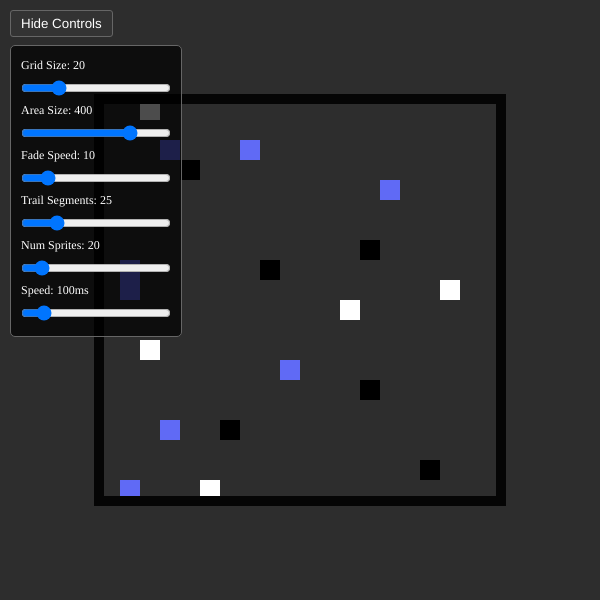
Frame 1 (no input)
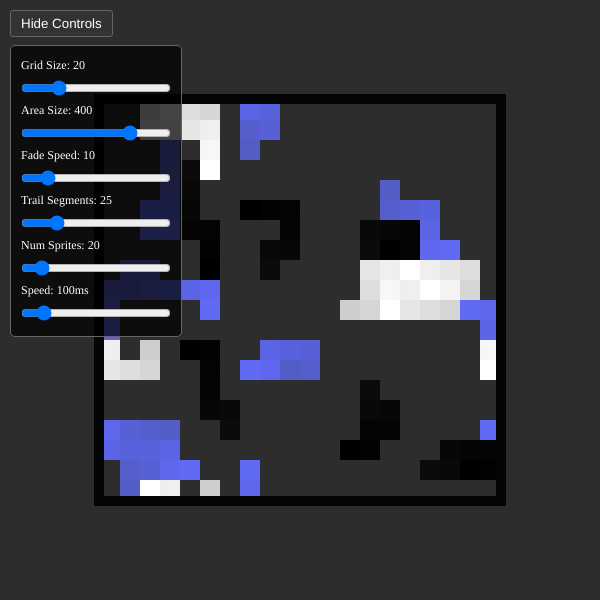
Frame 60 (no input)
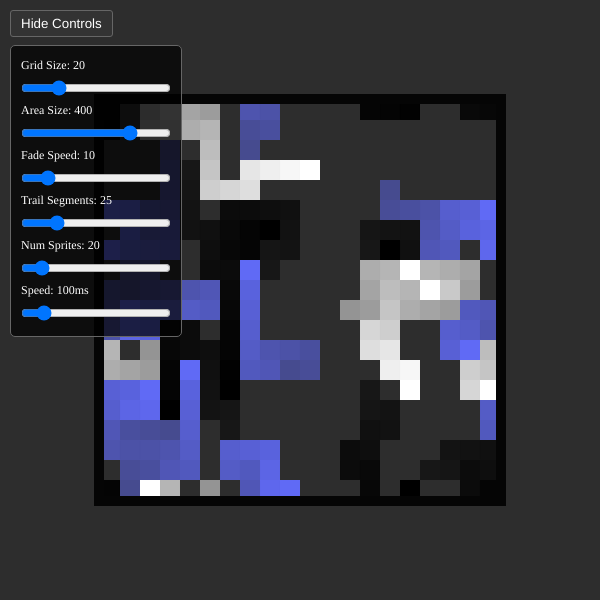
Frame 120 (the mouse pressed at the canvas centre since frame 60)

The p5.js sketch that drew these frames (run headless with seeded random() and noise() and a simulated clock; from frame 60 on, the mouse is pressed at the canvas centre):

// p5.js sketch
// ── sketch.js
/*
 * SPRITE TRAIL ANIMATION
 * Interactive sprite simulation with customizable parameters
 *
 * Features:
 * - Grid-based sprite movement with collision detection
 * - Fading trail effects
 * - Real-time parameter control via sliders
 * - Constraint area for focused simulation
 */

// =============================================================================
// SIMULATION PARAMETERS
// =============================================================================

// Grid System
let cellSize = 20; // Size of each grid cell in pixels
let occupancyGrid = []; // 2D array tracking cell occupancy

// Constraint Area (rectangular boundary for sprites)
let constraintAreaSize = 400; // Width and height of constraint area
let constraintAreaX = 0; // X position of constraint area
let constraintAreaY = 0; // Y position of constraint area
let targetGridCellCount = 20; // Target number of grid cells across constraint area

// Sprite Properties
let sprites = []; // Array of all sprite objects
let spriteCount = 20; // Number of active sprites
let trailSegments = 25; // Max number of trail segments per sprite (intuitive length)
let fadeSpeed = 10; // Alpha decrease per update (higher = faster fade)

// Animation Control
let updateInterval = 100; // Milliseconds between sprite updates
let spriteUpdateInterval; // Timer ID for sprite updates

// Visual Theme
let colorPalette = []; // Array of colors for sprites

// =============================================================================
// USER INTERFACE
// =============================================================================

// Slider Controls (actual sliders used in the UI)
let cellSizeSlider,
  constraintSizeSlider,
  fadeSpeedSlider,
  trailSegmentsSlider,
  spriteCountSlider,
  updateIntervalSlider;

// Slider Labels (for real-time value display)
let cellSizeLabel,
  constraintSizeLabel,
  fadeSpeedLabel,
  trailSegmentsLabel,
  spriteCountLabel,
  updateIntervalLabel;

// UI Container Elements
let controlPanel; // Container for all sliders
let toggleControlsButton; // Button to show/hide controls
let controlsVisible = true; // Current visibility state of controls

// =============================================================================
// MAIN PROGRAM FUNCTIONS
// =============================================================================

// =============================================================================
// INITIALIZATION FUNCTIONS
// =============================================================================

/**
 * Get valid grid sizes that divide evenly into both width and height
 * @returns {Array} Array of valid grid sizes
 */
function getValidGridSizes() {
  let validSizes = [];

  // Find all divisors of width and height
  for (let size = 4; size <= 80; size++) {
    if (width % size === 0 && height % size === 0) {
      validSizes.push(size);
    }
  }

  return validSizes;
}

/**
 * Find the closest valid grid size to a target value
 * @param {number} targetSize - The desired grid size
 * @returns {number} The closest valid grid size
 */
function getClosestValidGridSize(targetSize) {
  let validSizes = getValidGridSizes();
  let closest = validSizes[0];
  let minDiff = Math.abs(targetSize - closest);

  for (let size of validSizes) {
    let diff = Math.abs(targetSize - size);
    if (diff < minDiff) {
      minDiff = diff;
      closest = size;
    }
  }

  return closest;
}

/**
 * Center the constraint area on the canvas
 */
function centerConstraintArea() {
  let centerX = width / 2;
  let centerY = height / 2;
  constraintAreaX =
    Math.floor((centerX - constraintAreaSize / 2) / cellSize) * cellSize;
  constraintAreaY =
    Math.floor((centerY - constraintAreaSize / 2) / cellSize) * cellSize;
}

/**
 * Set up the constraint area in the center of the canvas
 */
function initializeConstraintArea() {
  // Calculate how many grid cells fit in the initial constraint area
  targetGridCellCount = Math.floor(constraintAreaSize / cellSize);

  // Ensure constraint area size aligns with grid
  constraintAreaSize = targetGridCellCount * cellSize;

  // Center the constraint area on canvas, aligned to grid
  let centerX = width / 2;
  let centerY = height / 2;
  constraintAreaX =
    Math.floor((centerX - constraintAreaSize / 2) / cellSize) * cellSize;
  constraintAreaY =
    Math.floor((centerY - constraintAreaSize / 2) / cellSize) * cellSize;
}

/**
 * Define the color palette for sprites
 */
function setupColorPalette() {
  colorPalette = [
    color(0, 0, 0), // Black
    color(240, 240, 240), // Light gray
    color(255, 255, 255), // White
    color(96, 106, 245), // Blue
  ];
}

function setup() {
  createCanvas(600, 600);

  // Calculate initial target grid cells based on starting values
  targetGridCellCount = Math.floor(constraintAreaSize / cellSize);

  // Ensure constraintAreaSize is aligned to cellSize
  constraintAreaSize = targetGridCellCount * cellSize;

  // Center the constraint area on the canvas, snapped to grid
  let centerX = width / 2;
  let centerY = height / 2;
  constraintAreaX =
    Math.floor((centerX - constraintAreaSize / 2) / cellSize) * cellSize;
  constraintAreaY =
    Math.floor((centerY - constraintAreaSize / 2) / cellSize) * cellSize;

  // noStroke();
  createSliders();

  // Set initial step values for sliders
  updateSliderRanges();

  colorPalette = [
    color(0, 0, 0), // black
    // color(80, 80, 80), // dark gray
    // color(240, 240, 240), // light gray
    color(255, 255, 255), // white
    color(96, 106, 245), // blue
  ];

  //initialise grid to track if the current cell is occupied
  initializeOccupancyGrid();

  // create Sprite objects
  createSprites(spriteCount, cellSize, colorPalette, trailSegments);

  // Apply current fade speed to initial sprites
  for (let sprite of sprites) {
    sprite.trailFadeStep = Math.max(1, Number(fadeSpeed));
  }

  // Start the sprite update interval
  startSpriteUpdateInterval();
}

function draw() {
  background(45);

  // Update variables from sliders
  updateVariablesFromSliders();
  // Draw grid first so sprites and trails render on top
  // renderGrid();
  // Then draw sprites and their trails
  for (let sprite of sprites) {
    sprite.checkEdges();
    sprite.show();
  }

  // Draw constraint rectangle last
  drawConstraintArea();
}

/**
 * Initialize the 2D grid that tracks cell occupancy
 * Each cell stores a number representing how many sprites/trails occupy it
 */
function initializeOccupancyGrid() {
  occupancyGrid = [];
  let totalColumns = Math.floor(width / cellSize);
  let totalRows = Math.floor(height / cellSize);

  for (let column = 0; column < totalColumns; column++) {
    occupancyGrid[column] = [];
    for (let row = 0; row < totalRows; row++) {
      occupancyGrid[column][row] = 0; // 0 = empty, >0 = occupied
    }
  }
}

/**
 * Create the specified number of sprites within the constraint area
 * @param {number} count - Number of sprites to create
 * @param {number} size - Size of each sprite (should match cellSize)
 * @param {Array} palette - Array of colors to choose from
 * @param {number} fadeSpeed - How quickly sprite trails fade
 */
function createSprites(count, size, palette, fadeSpeed) {
  sprites = []; // Clear any existing sprites

  for (let i = 0; i < count; i++) {
    // Calculate how many grid cells fit in the constraint area
    let maxColumns = Math.floor(constraintAreaSize / size);
    let maxRows = Math.floor(constraintAreaSize / size);

    // Pick a random cell within the constraint area
    let randomColumn = Math.floor(random(maxColumns));
    let randomRow = Math.floor(random(maxRows));

    // Convert grid coordinates to pixel coordinates
    let spriteX = constraintAreaX + randomColumn * size;
    let spriteY = constraintAreaY + randomRow * size;

    // Pick a random color from the palette
    let spriteColor = palette[Math.floor(random(palette.length))];

    // Create and add the new sprite
    let newSprite = new Sprite(spriteX, spriteY, size, spriteColor, fadeSpeed);
    sprites.push(newSprite);
  }
}

// =============================================================================
// RENDERING FUNCTIONS
// =============================================================================

/**
 * Render all sprites and handle edge wrapping
 */
function renderSprites() {
  for (let sprite of sprites) {
    sprite.checkEdges(); // Handle wrapping at constraint area boundaries
    sprite.show(); // Draw the sprite and its trail
  }
}

/**
 * Render the grid lines within the constraint area
 */
function renderGrid() {
  stroke(60, 80); // Black grid lines
  // noStroke();
  strokeWeight(1); // Thin lines
  fill(40);
  // noFill(); // No fill, just outlines

  // Draw vertical and horizontal grid lines within constraint area only
  for (
    let x = constraintAreaX;
    x < constraintAreaX + constraintAreaSize;
    x += cellSize
  ) {
    for (
      let y = constraintAreaY;
      y < constraintAreaY + constraintAreaSize;
      y += cellSize
    ) {
      rect(x, y, cellSize);
    }
  }
  // Border is drawn separately in drawConstraintArea()
}

/**
 * Render the constraint area boundary
 */
function renderConstraintArea() {
  let borderThickness = 5;

  stroke(0, 255); // Black border with full opacity
  strokeWeight(borderThickness); // Thick border
  noFill(); // No fill, just outline

  // Draw rectangle slightly larger to account for border thickness
  rect(
    constraintAreaX - borderThickness / 2,
    constraintAreaY - borderThickness / 2,
    constraintAreaSize + borderThickness,
    constraintAreaSize + borderThickness
  );
}
let sliderContainer;
let toggleButton;
let slidersVisible = true;
// =============================================================================
// USER INTERFACE CREATION
// =============================================================================

/**
 * Create all UI controls including the toggle button and sliders
 * Sets up a clean interface for adjusting all simulation parameters
 */
function createSliders() {
  // Create the main toggle button for showing/hiding controls
  createToggleButton();

  // Create the container that holds all sliders
  createSliderContainer();

  // Create all individual slider controls
  createAllSliderControls();
}

/**
 * Create the toggle button that shows/hides the control panel
 */
function createToggleButton() {
  toggleButton = createButton("Hide Controls");
  toggleButton.position(10, 10);
  toggleButton.style("background-color", "#333");
  toggleButton.style("color", "white");
  toggleButton.style("border", "1px solid #666");
  toggleButton.style("padding", "5px 10px");
  toggleButton.style("border-radius", "3px");
  toggleButton.style("cursor", "pointer");
  toggleButton.mousePressed(toggleSliders);
}

/**
 * Create the main container that holds all slider controls
 */
function createSliderContainer() {
  sliderContainer = createDiv();
  sliderContainer.position(10, 45); // Position below the toggle button
  sliderContainer.style("position", "absolute");
  sliderContainer.style("color", "white");
  sliderContainer.style("background-color", "rgba(0, 0, 0, 0.7)");
  sliderContainer.style("padding", "10px");
  sliderContainer.style("border-radius", "5px");
  sliderContainer.style("border", "1px solid #666");
}

function createAllSliderControls() {
  // Get valid grid sizes for the slider
  let validGridSizes = getValidGridSizes();
  let minGridSize = Math.min(...validGridSizes);
  let maxGridSize = Math.max(...validGridSizes);

  // Grid cell size slider - affects the resolution of movement (only valid divisors)
  {
    const { slider, label } = createSliderWithLabel(
      "cellSizeSlider",
      "cellSizeLabel",
      minGridSize,
      maxGridSize,
      cellSize,
      "Grid Size: "
    );
    cellSizeSlider = slider;
    cellSizeLabel = label;
  }

  // Constraint area size slider - size of the movement boundary
  {
    const { slider, label } = createSliderWithLabel(
      "constraintSizeSlider",
      "constraintSizeLabel",
      100,
      width / 1.2,
      constraintAreaSize,
      "Area Size: "
    );
    constraintSizeSlider = slider;
    constraintSizeLabel = label;
  }

  // Fade speed slider - how quickly trail segments fade per update (alpha step)
  {
    const { slider, label } = createSliderWithLabel(
      "fadeSpeedSlider",
      "fadeSpeedLabel",
      1,
      64,
      fadeSpeed,
      "Fade Speed: "
    );
    fadeSpeedSlider = slider;
    fadeSpeedLabel = label;
  }

  // Trail segments slider - intuitive trail "length" (max number of segments)
  {
    const { slider, label } = createSliderWithLabel(
      "trailSegmentsSlider",
      "trailSegmentsLabel",
      5,
      100,
      trailSegments,
      "Trail Segments: "
    );
    trailSegmentsSlider = slider;
    trailSegmentsLabel = label;
  }

  // Number of sprites slider - how many sprites are active
  {
    const { slider, label } = createSliderWithLabel(
      "spriteCountSlider",
      "spriteCountLabel",
      1,
      200,
      spriteCount,
      "Num Sprites: "
    );
    spriteCountSlider = slider;
    spriteCountLabel = label;
  }

  // Animation speed slider - interval between sprite updates
  {
    const { slider, label } = createSliderWithLabel(
      "updateIntervalSlider",
      "updateIntervalLabel",
      50,
      500,
      updateInterval,
      "Speed: ",
      1,
      "ms" // Unit suffix
    );
    updateIntervalSlider = slider;
    updateIntervalLabel = label;
  }
}

/**
 * Helper function to create a slider with its associated label
 * @param {string} sliderVarName - Variable name for the slider
 * @param {string} labelVarName - Variable name for the label
 * @param {number} minVal - Minimum slider value
 * @param {number} maxVal - Maximum slider value
 * @param {number} initialVal - Starting value
 * @param {string} labelPrefix - Text to show before the value
 * @param {number} stepSize - Step increment (default 1)
 * @param {string} unitSuffix - Text to show after the value (default empty)
 */
function createSliderWithLabel(
  sliderVarName,
  labelVarName,
  minVal,
  maxVal,
  initialVal,
  labelPrefix,
  stepSize = 1,
  unitSuffix = ""
) {
  // Create the slider element
  let slider = createSlider(minVal, maxVal, initialVal, stepSize);
  slider.style("width", "150px");
  slider.style("margin", "5px 0");

  // Create the label element
  let label = createDiv(labelPrefix + initialVal + unitSuffix);
  label.style("color", "white");
  label.style("font-size", "12px");
  label.style("margin", "2px 0");

  // Add both elements to the container
  sliderContainer.child(label);
  sliderContainer.child(slider);

  // Return created elements to be assigned explicitly by caller
  return { slider, label };
}

// =============================================================================
// PARAMETER UPDATE FUNCTIONS
// =============================================================================

/**
 * Update sprite properties when parameters change
 * Synchronizes all sprites with the current slider values
 */
// (Removed unused legacy updateVariables function)

/**
 * Check if any slider values have changed and update accordingly
 * Handles parameter changes that require system reinitialization
 */
function updateVariablesFromSliders() {
  let needsReset = false;

  // Check if grid parameters changed
  if (cellSize !== cellSizeSlider.value()) {
    // Ensure the grid size is valid (divides evenly into screen dimensions)
    let requestedSize = cellSizeSlider.value();
    let validSize = getClosestValidGridSize(requestedSize);

    // Update the slider to show the valid value
    cellSizeSlider.value(validSize);

    cellSize = validSize;

    // Snap the area size to the new grid size and recenter
    constraintAreaSize = Math.round(constraintAreaSize / cellSize) * cellSize;
    constraintSizeSlider.value(constraintAreaSize);

    // Always center the constraint area when grid size changes
    centerConstraintArea();

    // Recalculate target grid cells
    targetGridCellCount = Math.floor(constraintAreaSize / cellSize);

    needsReset = true;
  }

  if (constraintAreaSize !== constraintSizeSlider.value()) {
    let newSize = constraintSizeSlider.value();

    // Snap the area size to the nearest multiple of gridsize
    constraintAreaSize = Math.round(newSize / cellSize) * cellSize;

    // Update target grid cells based on the snapped gridRange
    targetGridCellCount = Math.floor(constraintAreaSize / cellSize);

    // Always center the constraint area when size changes
    centerConstraintArea();

    // Update the slider to reflect the snapped value
    constraintSizeSlider.value(constraintAreaSize);
    needsReset = true;
  }

  if (spriteCount !== spriteCountSlider.value()) {
    spriteCount = spriteCountSlider.value();
    needsReset = true;
  }

  // Update trail segments (intuitive length) for existing sprites
  if (trailSegments !== trailSegmentsSlider.value()) {
    trailSegments = trailSegmentsSlider.value();
    for (let sprite of sprites) {
      sprite.maxTrailSegments = Math.max(1, Math.floor(trailSegments));
    }
  }

  // Update fade speed for trails (alpha decrease per update)
  if (fadeSpeed !== fadeSpeedSlider.value()) {
    fadeSpeed = fadeSpeedSlider.value();
    for (let sprite of sprites) {
      sprite.trailFadeStep = Math.max(1, Number(fadeSpeed));
    }
  }

  // Update step interval
  if (updateInterval !== updateIntervalSlider.value()) {
    updateInterval = updateIntervalSlider.value();
    // Restart the interval with the new timing
    startSpriteUpdateInterval();
  }

  // Update all labels with current values
  updateLabels();

  // Reset sprites and grid if needed
  if (needsReset) {
    resetSimulation();
    updateSliderRanges();
  }
}

/**
 * Reset the entire simulation with new parameters
 * Clears sprites and reinitializes everything from scratch
 */
function resetSimulation() {
  // Clear existing sprites
  sprites = [];

  // Reinitialize grid
  initializeOccupancyGrid();

  // Create new sprites with updated parameters
  createSprites(spriteCount, cellSize, colorPalette, trailSegments);

  // Apply current fade speed to new sprites
  for (let sprite of sprites) {
    sprite.trailFadeStep = Math.max(1, Number(fadeSpeed));
  }
}

/**
 * Start the timer that updates sprites at regular intervals
 * Uses the current stepInterval value for timing
 */
function startSpriteUpdateInterval() {
  // Clear any existing interval
  if (spriteUpdateInterval) {
    clearInterval(spriteUpdateInterval);
  }

  // Start new interval with current stepInterval value
  spriteUpdateInterval = setInterval(() => {
    for (let sprite of sprites) {
      sprite.update();
    }
  }, updateInterval);
}

/**
 * Update the valid ranges for sliders when parameters change
 * Ensures sliders stay within valid bounds
 */
function updateSliderRanges() {
  // No need to update position sliders since they're removed
  // Area size slider can move freely and will snap to grid in the update function
}

/**
 * Update all slider labels to show current values
 * Called every frame to keep the UI synchronized
 */
function updateLabels() {
  // Update all slider labels with current values
  if (cellSizeLabel) {
    cellSizeLabel.html("Grid Size: " + cellSize);
  }
  if (constraintSizeLabel) {
    constraintSizeLabel.html("Area Size: " + constraintAreaSize);
  }
  if (fadeSpeedLabel) {
    fadeSpeedLabel.html("Fade Speed: " + fadeSpeed);
  }
  if (trailSegmentsLabel) {
    trailSegmentsLabel.html("Trail Segments: " + trailSegments);
  }
  if (spriteCountLabel) {
    spriteCountLabel.html("Num Sprites: " + spriteCount);
  }
  if (updateIntervalLabel) {
    updateIntervalLabel.html("Speed: " + updateInterval + "ms");
  }
}

/**
 * Toggle visibility of the slider controls
 * Switches between showing and hiding the control panel
 */
function toggleSliders() {
  if (sliderContainer.style("display") === "none") {
    sliderContainer.style("display", "block");
    toggleButton.html("Hide Controls");
  } else {
    sliderContainer.style("display", "none");
    toggleButton.html("Show Controls");
  }
}

/**
 * Draw the visual boundary of the constraint area
 * Shows players where sprites are confined to move
 */
function drawConstraintArea() {
  // Adaptive, softer border for better readability at small cells
  const borderThickness = Math.max(
    2,
    Math.min(4, Math.floor(cellSize / 10) || 2)
  );

  stroke(5, 255); // Light gray with a bit of transparency
  strokeWeight(10);
  noFill(); // Just the outline, no fill

  // Draw the boundary rectangle
  rect(
    constraintAreaX - borderThickness / 2,
    constraintAreaY - borderThickness / 2,
    constraintAreaSize + borderThickness,
    constraintAreaSize + borderThickness
  );
}

// ── Sprite.js
/**
 * Sprite Class - Represents a moving entity with trail effects
 *
 * This class handles sprite movement, collision detection with occupied grid cells,
 * trail rendering with fading effects, and constraint area boundary wrapping.
 *
 * Features:
 * - Grid-based movement and collision detection
 * - Visual trail with configurable fade speed
 * - Constraint area boundary wrapping
 * - Collision avoidance with other sprites and trail segments
 */
class Sprite {
  /**
   * Create a new sprite
   * @param {number} startX - Starting X position in pixels
   * @param {number} startY - Starting Y position in pixels
   * @param {number} spriteSize - Size of the sprite (should match grid cell size)
   * @param {Array} spriteColor - RGB color array [r, g, b]
   * @param {number} trailLength - How many trail segments to maintain
   */
  constructor(startX, startY, spriteSize, spriteColor, trailSegments) {
    // Sprite position and visual properties
    this.x = startX;
    this.y = startY;
    this.s = spriteSize; // Size (should match grid cell size)
    this.c = spriteColor; // Color as RGB array
    this.speed = this.s; // Movement speed (one grid cell per update)

    // Trail system properties
    this.trail = []; // Array of trail segments with fading alpha
    this.alpha = 255; // Current sprite opacity
    // Interpret incoming trailSegments as desired number of segments (more intuitive)
    this.maxTrailSegments = Math.max(1, Math.floor(trailSegments));
    // Fade step derived from segment count to keep a visible gradient
    this.trailFadeStep = Math.max(1, Math.floor(255 / this.maxTrailSegments));

    // Register this sprite's starting position in the grid
    this.registerCurrentCell();
  }

  /**
   * Handle sprite movement at constraint area boundaries
   * Implements wrapping behavior - sprites wrap to opposite side when hitting edges
   */
  checkEdges() {
    // Define the boundaries of the constraint area
    const constraintLeft = constraintAreaX;
    const constraintRight = constraintAreaX + constraintAreaSize - this.s;
    const constraintTop = constraintAreaY;
    const constraintBottom = constraintAreaY + constraintAreaSize - this.s;

    // Wrap horizontally when hitting left/right boundaries
    if (this.x > constraintRight) this.x = constraintLeft;
    if (this.x < constraintLeft) this.x = constraintRight;

    // Wrap vertically when hitting top/bottom boundaries
    if (this.y > constraintBottom) this.y = constraintTop;
    if (this.y < constraintTop) this.y = constraintBottom;
  }
  /**
   * Update sprite position and trail
   * This is called every frame by the sprite update interval
   *
   * Movement Logic:
   * 1. Get current grid coordinates
   * 2. Find next available empty cell (collision detection)
   * 3. Add current position to trail before moving
   * 4. Update grid occupancy (mark old cell empty, new cell occupied)
   * 5. Move to new position
   * 6. Fade existing trail segments
   */
  update() {
    // Convert pixel coordinates to grid coordinates within constraint area
    const currentGridPosition = this.getGridCoordsFromXY(this.x, this.y);
    const column = currentGridPosition.col;
    const row = currentGridPosition.row;

    // Attempt to find an empty neighboring cell to move to
    const nextEmptyCell = this.findNextEmptyCell(column, row);

    // If we found a valid cell to move to
    if (nextEmptyCell) {
      // Mark current cell as no longer occupied by sprite body first
      // Then add a trail segment so the cell remains occupied by the trail
      this.updateGridCell(column, row, -1);
      this.addTrailSegment(column, row);

      // Convert new grid coordinates back to pixel coordinates
      this.x = constraintAreaX + nextEmptyCell.col * this.s;
      this.y = constraintAreaY + nextEmptyCell.row * this.s;

      // Mark new cell as occupied by this sprite
      this.updateGridCell(nextEmptyCell.col, nextEmptyCell.row, 1);
    }

    // Fade all trail segments each frame
    this.fadeTrail();
  }
  /**
   * Render the sprite and its trail
   *
   * Trail Rendering:
   * - Each trail segment fades based on its alpha value
   * - Newer segments are more opaque, older segments more transparent
   * - Uses the sprite's color with varying alpha for trail effect
   *
   * Sprite Rendering:
   * - Renders as a solid rectangle at current position
   * - Uses full opacity for the main sprite body
   */
  show() {
    let segmentIndex = 0;

    // Render each trail segment with its current fade level
    for (let trailSegment of this.trail) {
      // Set color with fading alpha based on trail segment age
      fill(
        this.c.levels[0], // Red component
        this.c.levels[1], // Green component
        this.c.levels[2], // Blue component
        trailSegment.a // Alpha (transparency) - fades over time
      );
      noStroke(); // No outline for trail segments

      // Draw the trail segment as a rectangle
      rect(trailSegment.x, trailSegment.y, this.s, this.s);
      segmentIndex++;
    }

    // Render the main sprite body with full opacity
    fill(this.c.levels[0], this.c.levels[1], this.c.levels[2], this.alpha);
    noStroke();
    rect(this.x, this.y, this.s, this.s);
  }

  /**
   * Convert pixel coordinates to grid coordinates within the constraint area
   *
   * This function handles coordinate conversion from world space to grid space,
   * accounting for the constraint area offset and wrapping behavior.
   *
   * @param {number} x - X coordinate in pixels
   * @param {number} y - Y coordinate in pixels
   * @returns {Object} Grid coordinates {col, row} within constraint area
   */
  getGridCoordsFromXY(x, y) {
    // Calculate how many grid cells fit in the constraint area
    const constraintColumns = Math.floor(constraintAreaSize / this.s);
    const constraintRows = Math.floor(constraintAreaSize / this.s);

    // Convert world coordinates to constraint-area-relative coordinates
    const relativeX = x - constraintAreaX;
    const relativeY = y - constraintAreaY;

    // Handle wrapping within the constraint area boundaries
    const wrappedX =
      ((relativeX % constraintAreaSize) + constraintAreaSize) %
      constraintAreaSize;
    const wrappedY =
      ((relativeY % constraintAreaSize) + constraintAreaSize) %
      constraintAreaSize;

    // Convert to grid cell coordinates and clamp to valid range
    const column = Math.max(
      0,
      Math.min(constraintColumns - 1, Math.floor(wrappedX / this.s))
    );
    const row = Math.max(
      0,
      Math.min(constraintRows - 1, Math.floor(wrappedY / this.s))
    );

    return { col: column, row: row };
  }

  /**
   * Register this sprite's current position in the grid occupancy system
   * Called during sprite initialization to mark starting cell as occupied
   */
  registerCurrentCell() {
    const currentPosition = this.getGridCoordsFromXY(this.x, this.y);
    this.updateGridCell(currentPosition.col, currentPosition.row, 1);
  }

  /**
   * Update grid cell occupancy count
   *
   * This function manages the grid occupancy system that tracks how many
   * sprites/trail segments occupy each cell for collision detection.
   *
   * @param {number} col - Grid column within constraint area
   * @param {number} row - Grid row within constraint area
   * @param {number} delta - Change in occupancy (+1 to occupy, -1 to free)
   */
  updateGridCell(col, row, delta) {
    // Calculate constraint area dimensions in grid cells
    const constraintColumns = Math.floor(constraintAreaSize / this.s);
    const constraintRows = Math.floor(constraintAreaSize / this.s);

    // Validate coordinates are within constraint area bounds
    if (
      col < 0 ||
      col >= constraintColumns ||
      row < 0 ||
      row >= constraintRows
    ) {
      return; // Invalid coordinates, do nothing
    }

    // Convert constraint-relative coordinates to global grid coordinates
    const globalColumn = Math.floor(constraintAreaX / this.s) + col;
    const globalRow = Math.floor(constraintAreaY / this.s) + row;

    // Validate global grid coordinates and update occupancy count
    if (
      !occupancyGrid[globalColumn] ||
      typeof occupancyGrid[globalColumn][globalRow] !== "number"
    ) {
      return; // Invalid global coordinates, do nothing
    }

    // Update the occupancy count for this cell (ensure it doesn't go below 0)
    occupancyGrid[globalColumn][globalRow] = Math.max(
      0,
      occupancyGrid[globalColumn][globalRow] + delta
    );
  }

  isCellEmpty(col, row) {
    // Check bounds within the constraint area
    const constraintCols = Math.floor(constraintAreaSize / this.s);
    const constraintRows = Math.floor(constraintAreaSize / this.s);

    if (col < 0 || col >= constraintCols || row < 0 || row >= constraintRows) {
      return false;
    }

    // Convert constraint-relative coordinates to global grid coordinates
    const globalCol = Math.floor(constraintAreaX / this.s) + col;
    const globalRow = Math.floor(constraintAreaY / this.s) + row;

    if (
      !occupancyGrid[globalCol] ||
      typeof occupancyGrid[globalCol][globalRow] !== "number"
    ) {
      return false;
    }
    return occupancyGrid[globalCol][globalRow] === 0;
  }

  findNextEmptyCell(col, row) {
    const available = this.getEmptyNeighbors(col, row);
    if (available.length === 0) {
      return null;
    }
    const index = Math.floor(random(available.length));
    return available[index];
  }

  getEmptyNeighbors(col, row) {
    const constraintCols = Math.floor(constraintAreaSize / this.s);
    const constraintRows = Math.floor(constraintAreaSize / this.s);
    const directions = [
      { dx: 1, dy: 0 },
      { dx: 0, dy: -1 },
      { dx: 0, dy: 1 },
      { dx: -1, dy: 0 },
    ];

    const neighbors = [];
    for (const { dx, dy } of directions) {
      const candidateCol = (col + dx + constraintCols) % constraintCols;
      const candidateRow = (row + dy + constraintRows) % constraintRows;
      if (this.isCellEmpty(candidateCol, candidateRow)) {
        neighbors.push({ col: candidateCol, row: candidateRow });
      }
    }
    return neighbors;
  }

  addTrailSegment(col, row) {
    // Convert grid coordinates to pixel coordinates for rendering
    const pixelX = constraintAreaX + col * this.s;
    const pixelY = constraintAreaY + row * this.s;

    this.trail.push({
      col,
      row,
      x: pixelX,
      y: pixelY,
      a: 255,
    });
    // Mark trail segments as occupied in the grid
    this.updateGridCell(col, row, 1);

    // Enforce maximum number of trail segments (most intuitive "length")
    if (this.trail.length > this.maxTrailSegments) {
      const removed = this.trail.shift();
      // Free the grid cell previously occupied by the oldest trail segment
      this.updateGridCell(removed.col, removed.row, -1);
    }
  }

  fadeTrail() {
    for (let i = this.trail.length - 1; i >= 0; i--) {
      const segment = this.trail[i];
      segment.a = Math.max(0, segment.a - this.trailFadeStep);
      if (segment.a === 0) {
        // Remove trail segment from grid when it fades completely
        this.updateGridCell(segment.col, segment.row, -1);
        this.trail.splice(i, 1);
      }
    }
  }
}
